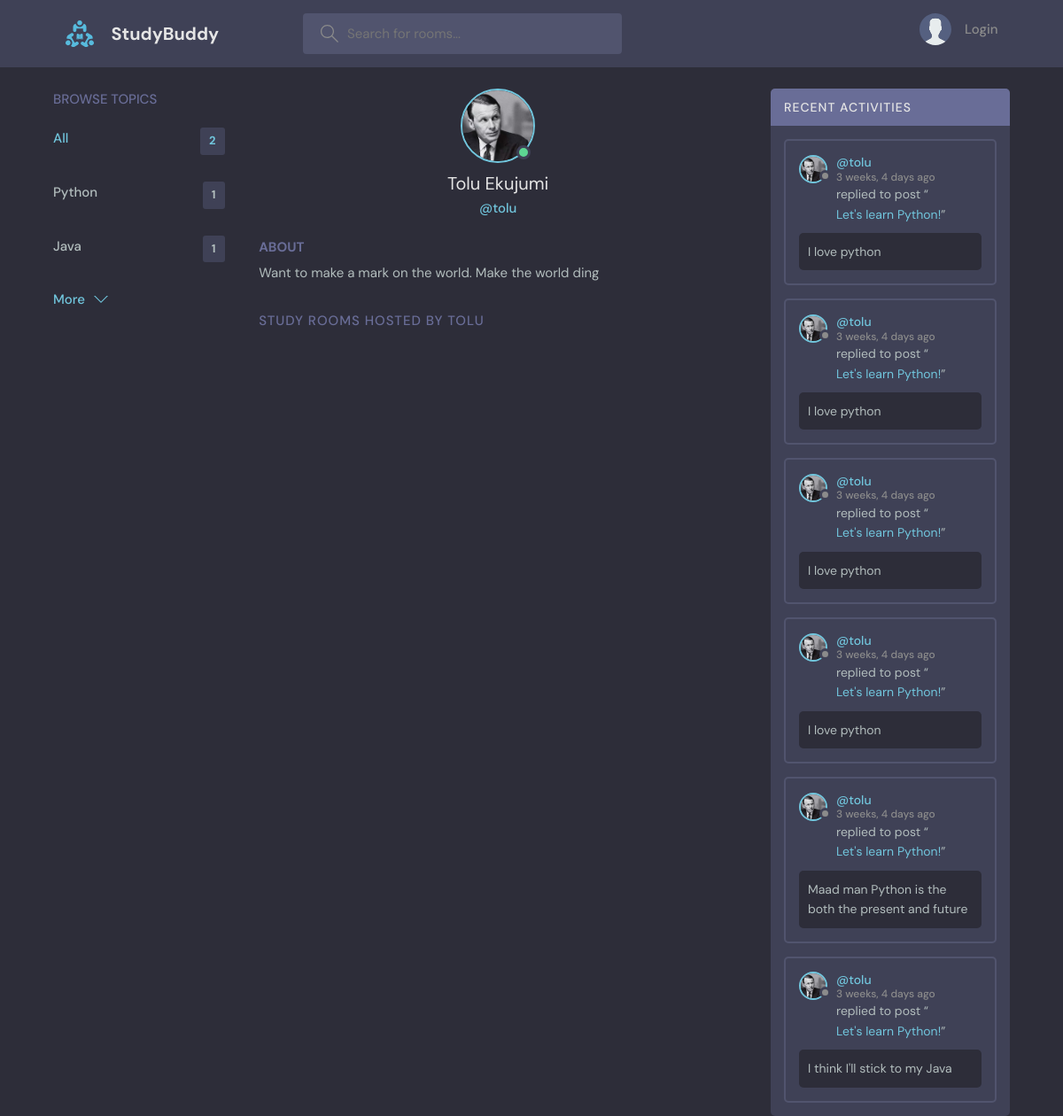
The app's page /profile/2/ with its own data.
### base/models.py (models this page shows, shortened)
class Topic (models.Model):
    name = models.CharField(max_length=200)

class User(AbstractUser):
    name = models.CharField(max_length = 200, null=True)
    email = models.EmailField(unique=True, null=True)
    bio = models.TextField(null=True)
    avatar = models.ImageField(null=True, default="avatar.svg")
    USERNAME_FIELD = 'email'
    REQUIRED_FIELDS = []

class Message (models.Model):
    user = models.ForeignKey(User, on_delete=models.CASCADE)
    room = models.ForeignKey(Rooms, on_delete=models.CASCADE)
    body = models.TextField()
    updated = models.DateTimeField(auto_now=True)
    created = models.DateTimeField(auto_now_add=True)
    class Meta:
        ordering = ['-updated', '-created']

class Rooms (models.Model):
    host = models.ForeignKey(User, on_delete=models.SET_NULL, null=True)
    topic = models.ForeignKey(Topic, on_delete=models.SET_NULL, null=True)
    name = models.CharField(max_length = 200)
    description = models.TextField(null=True, blank=True)
    participants = models.ManyToManyField(User, related_name='participants', blank=True)
    updated = models.DateTimeField(auto_now=True)
    created = models.DateTimeField(auto_now_add=True)
    class Meta:
        ordering = ['-updated', '-created']
    def __str__(self):
        return self.name

### base/views.py (the view)
# urls.py: path('profile/<str:pk>/', views.userProfile, name="user-profile"),
def userProfile(request, pk):
    user = User.objects.get(id=pk)
    rooms = user.rooms_set.all()
    room_messages = user.message_set.all()
    topics = Topic.objects.all()
    context = {'user':user, 'rooms': rooms, 'room_messages': room_messages, 'topics': topics}
    return render(request, 'base/profile.html', context)

### base/templates/base/profile.html (shortened to what this page needs)
{% extends 'main.html' %}
{% block content %}
  <main class="profile-page layout layout--3">
    <div class="container">
      {% include 'base/topics_component.html' %}
      <div class="roomList">
        <div class="profile">
          <div class="profile__avatar">
            <div class="avatar avatar--large active">
              <img src="{{user.avatar.url}}" />
            </div>
          </div>
          <div class="profile__info">
            <h3>{{user.name}}</h3>
            <p>@{{user.username}}</p>
          </div>
          <div class="profile__about">
            <h3>About</h3>
            <p>
              {{user.bio}}
            </p>
          </div>
        </div>
        <div class="roomList__header">
          <div>
            <h2>Study Rooms Hosted by {{user.username}}</a>
            </h2>
          </div>
        </div>
      </div>
      {% include 'base/activity_component.html' %}
    </div>
  </main>
{% endblock content %}

### templates/main.html (shortened to what this page needs)
<!DOCTYPE html>
{% load static %}
<html lang="en">
  <head>
    <link rel="stylesheet" href="{% static 'styles/style.css' %}" />
  </head>
  <body>
    {% include 'navbar.html' %}
    {% block content%}
    {%endblock%}
  </body>
</html>

### templates/navbar.html (shortened to what this page needs)
{% load static %}
<header class="header header--loggedIn">
    <div class="container">
      <a href="{% url 'home' %}" class="header__logo">
        <img src="{% static 'images/logo.svg' %}" />
        <h1>StudyBuddy</h1>
      </a>
      <form class="header__search" method="GET" action="{% url 'home' %}">
        <label>
          <input name="q" placeholder="Search for rooms..." />
        </label>
      </form>
      <nav class="header__menu">
        {% if request.user.is_authenticated %}
        <div class="header__user">
            <a href="{% url 'user-profile' user.id %}">
                <div class="avatar avatar--medium active">
                <img src="{{request.user.avatar.url}}" />
                </div>
                <p>{{request.user.name}} <span>@{{request.user.username}}</span></p>
            </a>
          <button class="dropdown-button">
            <svg version="1.1" xmlns="http://www.w3.org/2000/svg" width="32" height="32" viewBox="0 0 32 32">
              <title>chevron-down</title>
              <path d="M16 21l-13-13h-3l16 16 16-16h-3l-13 13z"></path>
            </svg>
          </button>
        </div>
        {% else %}
        <a href="{% url 'login' %}">
          <img src="{% static 'images/avatar.svg' %}" />
          <p>Login</p>
        </a>
        {% endif %}
      </nav>
    </div>
</header>

### base/templates/base/topics_component.html
<div class="topics">
    <div class="topics__header">
    <h2>Browse Topics</h2>
    </div>
    <ul class="topics__list">
        <li>
            <a href="{% url 'home' %}" class="active">All <span>{{topics.count}}</span></a>
        </li>
        {% for topic in topics%}
        <li>
            <a href="{% url 'home' %}?q={{topic.name}}">{{topic.name}} <span>{{topic.rooms_set.all.count}}</span></a>
        </li>
        {% endfor %}
    </ul>
    <a class="btn btn--link" href="{% url 'topics' %}">
    More
    <svg version="1.1" xmlns="http://www.w3.org/2000/svg" width="32" height="32" viewBox="0 0 32 32">
        <title>chevron-down</title>
        <path d="M16 21l-13-13h-3l16 16 16-16h-3l-13 13z"></path>
    </svg>
    </a>
</div>

### base/templates/base/activity_component.html (shortened to what this page needs)
<div class="activities">
    <div class="activities__header">
    <h2>Recent Activities</h2>
    </div>
    {% for message in room_messages %}
    <div class="activities__box">
        <div class="activities__boxHeader roomListRoom__header">
            <a href="{% url 'user-profile' message.user.id %}" class="roomListRoom__author">
            <div class="avatar avatar--small">
                <img src="{{message.user.avatar.url}}" />
            </div>
            <p>
                @{{message.user.username}}
                <span>{{message.created|timesince}} ago</span>
            </p>
            </a>
        </div>
        <div class="activities__boxContent">
            <p>replied to post “<a href="{% url 'room' message.room.id %}">{{message.room}}!</a>”</p>
            <div class="activities__boxRoomContent">
                {{message.body}}
            </div>
        </div>
    </div>
    {% endfor %}
</div>

### records on screen
Topic: name "Python", rooms_set.all.count "1"
Topic: name "Java", rooms_set.all.count "1"
User: avatar (picture), name "Tolu Ekujumi", username "tolu", bio "Want to make a mark on the world. Make the world ding", username "TOLU"
Message: user.avatar (picture), user.username "tolu", created "3 weeks, 4 days", room "Let's learn Python", body "I love python"
Message: user.avatar (picture), user.username "tolu", created "3 weeks, 4 days", room "Let's learn Python", body "I love python"
Message: user.avatar (picture), user.username "tolu", created "3 weeks, 4 days", room "Let's learn Python", body "I love python"
Message: user.avatar (picture), user.username "tolu", created "3 weeks, 4 days", room "Let's learn Python", body "I love python"
Message: user.avatar (picture), user.username "tolu", created "3 weeks, 4 days", room "Let's learn Python", body "Maad man Python is the both the present and future"
Message: user.avatar (picture), user.username "tolu", created "3 weeks, 4 days", room "Let's learn Python", body "I think I'll stick to my Java"

### other values on screen
{{ topics.count }} "2"
